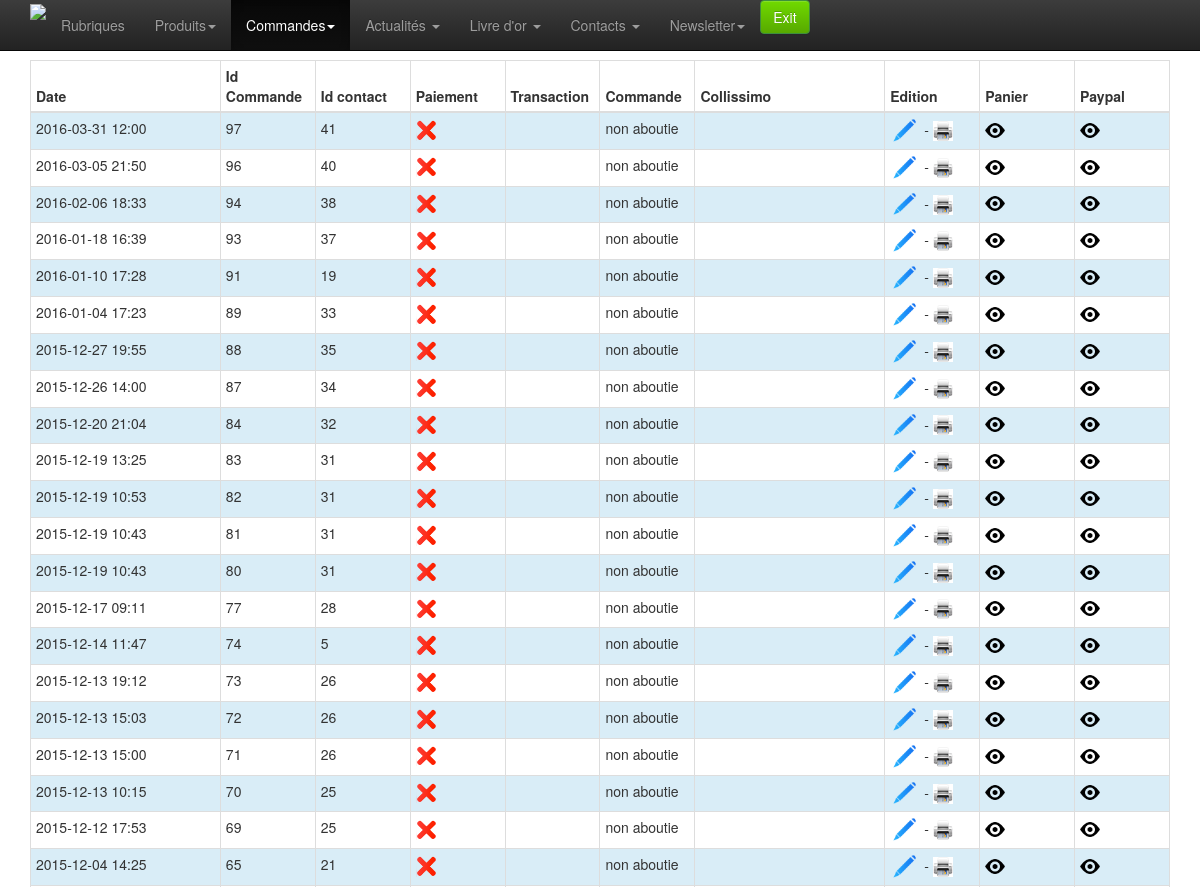
The app's page /admin/commandes-list.php (signed in, upper part), older data.
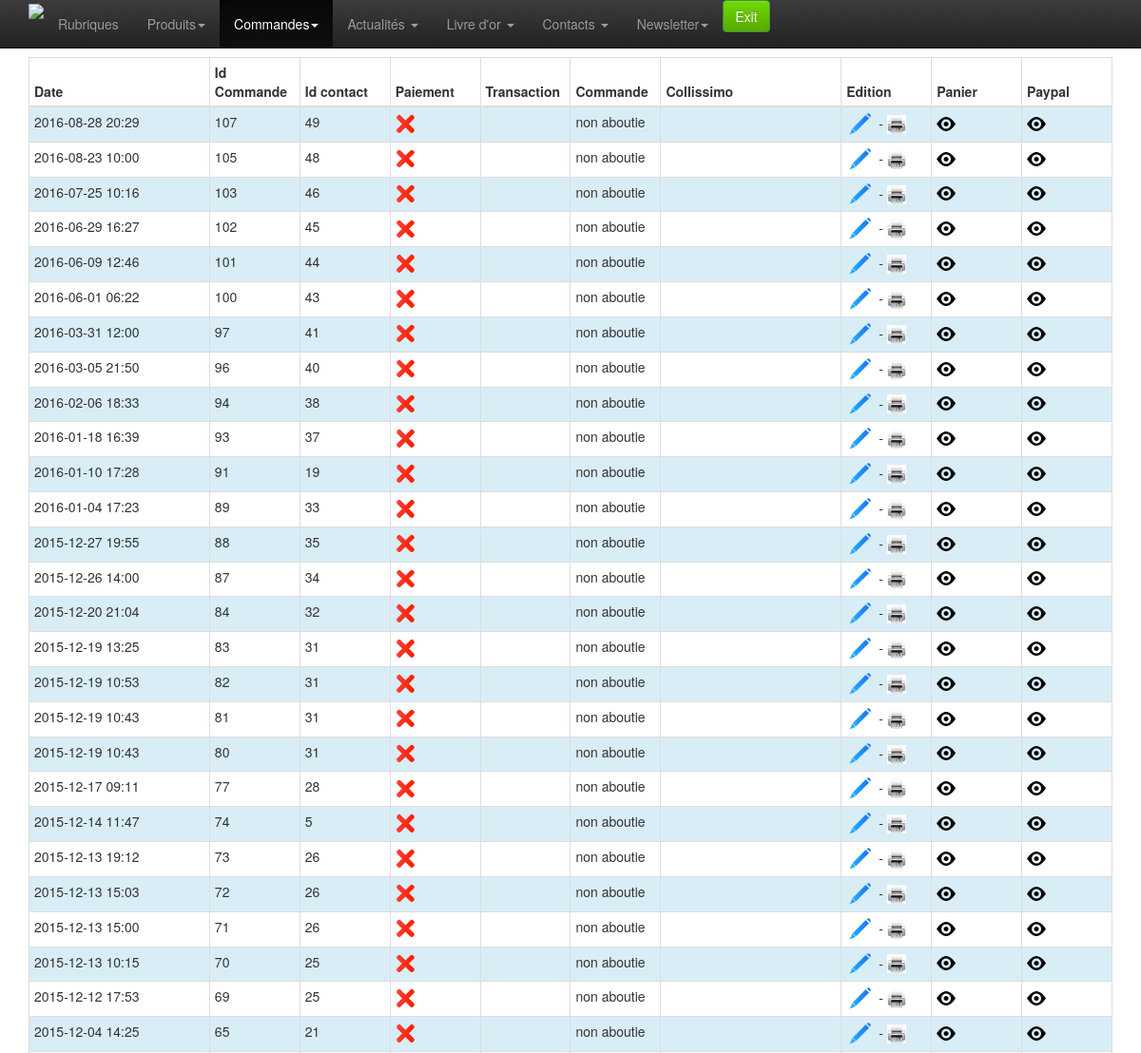
The same page, newer data.
### tables this page shows
CREATE TABLE `commande` (
  `id` int(10) unsigned NOT NULL AUTO_INCREMENT,
  `session` varchar(200) NOT NULL,
  `date_ajout` timestamp NOT NULL DEFAULT CURRENT_TIMESTAMP,
  `id_contact` int(11) NOT NULL,
  `id_facturation` int(10) unsigned DEFAULT NULL,
  `id_livraison` int(10) unsigned DEFAULT NULL,
  `colissimo` varchar(240) NOT NULL,
  `mode_paiement` tinyint(4) NOT NULL DEFAULT '1',
  `statut_paiement` tinyint(4) NOT NULL DEFAULT '0',
  `statut_commande` int(11) NOT NULL DEFAULT '0',
  `stock_traite` enum('0','1') NOT NULL DEFAULT '0',
  `logpayment` text,
  `transaction_id` varchar(20) NOT NULL DEFAULT '',
  `panier` text,
  PRIMARY KEY (`id`)
);

### admin/classes/StorageManager.php (called while the page is built, shortened)
<?php
class StorageManager{
	protected function dbConnect() {
	    $host = DBHOST;
	    $user = DBUSER;
	    $pass = DBPASSWD;
	    $bdd  = DBNAME;
		try {
			$this->mysqli = new mysqli ($host, $user, $pass, $bdd) ;
		} catch (Exception $e) {
			throw new Exception("Erreur Connexion DB ". $e->getMessage());
		}
	}
}
?>

### admin/classes/Panier.php (called while the page is built, shortened)
<?php
require_once("StorageManager.php");
class Panier extends StorageManager {
	public function getAllCommandes( $statut_commande, $all=false, $debug=false ){
		$new_array = null;
		$sql = "SELECT * FROM commande";
		$sql .= " WHERE id > 0 ";
		if ( !empty( $statut_commande ) ) $sql.= " AND commande.statut_commande='" . $statut_commande . "' " ;
		else {
			if ( $all ) {
				$sql .= " AND ( commande.statut_commande > '0' " ;
				$sql .= " OR transaction_id != '' ) ";
			}
			else {
				$sql .= " AND commande.statut_commande = '0' " ;
				$sql .= " AND transaction_id = '' ";
			}
		}
		$sql.= "ORDER BY commande.date_ajout DESC;";
		$result = mysqli_query( $this->mysqli, $sql );
		while( ( $row = mysqli_fetch_assoc( $result)) != false){
			$new_array[] = $row;
		}
		return $new_array;
	}
}

### admin/classes/utils.php (called while the page is built, shortened)
<?
	function traitement_heure_affiche($heure, $affichage_seconde=false) {
		$tab = explode(":", $heure);
		$heure = $tab[0];
		$minute = $tab[1];
		$seconde = $tab[2];
		$valeur = $heure . ":" . $minute;
		$valeur .= ( $affichage_seconde ) ?  ":" . $seconde : "";
	   	return $valeur;
	}
?>

### admin/commandes-list.php (the view, shortened to what this page needs)
<?
	include_once 'classes/utils.php';
	require 'classes/Panier.php';
	$debug = false;
	$statutCommande = ( !empty( $_GET[ "statutCommande" ] ) ) ? $_GET[ "statutCommande" ] : null;
	$all = ( $_GET[ "all" ] != '' )
		? ( ( $_GET[ "all" ] == 1 ) ? true : false )
		: '';
	try {
		$panier = new Panier();
		$result = $panier->getAllCommandes( $statutCommande, $all, $debug );
	}
	catch (Exception $e) {
		echo 'Erreur contactez votre administrateur <br> :',  $e->getMessage(), "\n";
		$contact = null;
		exit();
	}
?>
<!doctype html>
<html class="no-js" lang="en">
	<head>
		<? include_once 'inc-meta.php';?>
	</head>
	<body>
		<? require_once 'inc-menu.php';?>
		<div class="container">
			<div class="row">
				<div class="col-xs-12 col-sm-12 col-md-12">
					<table class="table table-hover table-bordered table-condensed table-striped" >
						<thead>
							<tr>
								<th class="col-md-2" style="">Date</th>
								<th class="col-md-1" style="">Id Commande</th>
								<th class="col-md-1" style="">Id contact</th>
								<th class="col-md-1" style="">Paiement</th>
								<th class="col-md-1" style="">Transaction</th>
								<th class="col-md-1" style="">Commande</th>
								<th class="col-md-2" style="">Collissimo</th>
								<th class="col-md-1">Edition</th>
								<th class="col-md-1">Panier</th>
								<th class="col-md-1">Paypal</th>
							</tr>
						</thead>
						<tbody>
							<?
							if (!empty($result)) {
								$i=0;
								foreach ($result as $value) {
									$i++;
									$online = ( $value[ "statut_paiement" ] == '1' ) ? 'check' : 'del';
									$classe = ( $i % 2 != 0 ) ? 'info' : '';
									switch ($value[ "statut_commande" ]) {
									     case 0:
									        $statut_commande = 'non aboutie';
									        break;
									}
									echo "<tr class='" . $classe . "'>\n";
									echo "	<td>" . traitement_heure_affiche( $value[ "date_ajout" ] ) . "</td>\n";
									echo "	<td>" . $value[ "id" ] . "</td>\n";
									echo "	<td>" . $value[ "id_contact" ] . "</td>\n";
									echo "	<td><img src='img/" . $online . ".png' width='20' ></td>\n";
									echo "	<td>" . $value[ "transaction_id" ] . "</td>\n";
									echo "	<td>" . $statut_commande . "</td>\n";
									echo "	<td>" . $value[ "colissimo" ] . "</td>\n";
									echo "	<td><a href='commande-edit.php?id=" . $value[ "id" ] . "'><img src='img/modif.png' width='30' alt='Modifier' ></a>\n";
									echo "	 - <img src='img/imp.png' width='20' alt='preview' onclick=\"openImp('" . $value[ "id" ] . "')\"></td>\n";
									echo "	<td><img src='img/eye.png' width='20' alt='preview' onclick=\"openPreview('" . $value[ "id" ] . "')\"></td>\n";
									echo "	<td><img src='img/eye.png' width='20' alt='preview' onclick=\"openPreview2('" . $value[ "id" ] . "')\"></td>\n";
									echo "</tr>\n";
								}
							}
							?>
						</tbody>
					</table>
				</div>
			</div>
		</div>
	</body>
</html>

Row changes from the older to the newer data that the page shows:
added commande: date_ajout "2016-08-28 20:29", id "107", id_contact "49", statut_commande "non aboutie"
added commande: date_ajout "2016-08-23 10:00", id "105", id_contact "48", statut_commande "non aboutie"
added commande: date_ajout "2016-07-25 10:16", id "103", id_contact "46", statut_commande "non aboutie"
added commande: date_ajout "2016-06-29 16:27", id "102", id_contact "45", statut_commande "non aboutie"
added commande: date_ajout "2016-06-09 12:46", id "101", id_contact "44", statut_commande "non aboutie"
added commande: date_ajout "2016-06-01 06:22", id "100", id_contact "43", statut_commande "non aboutie"
